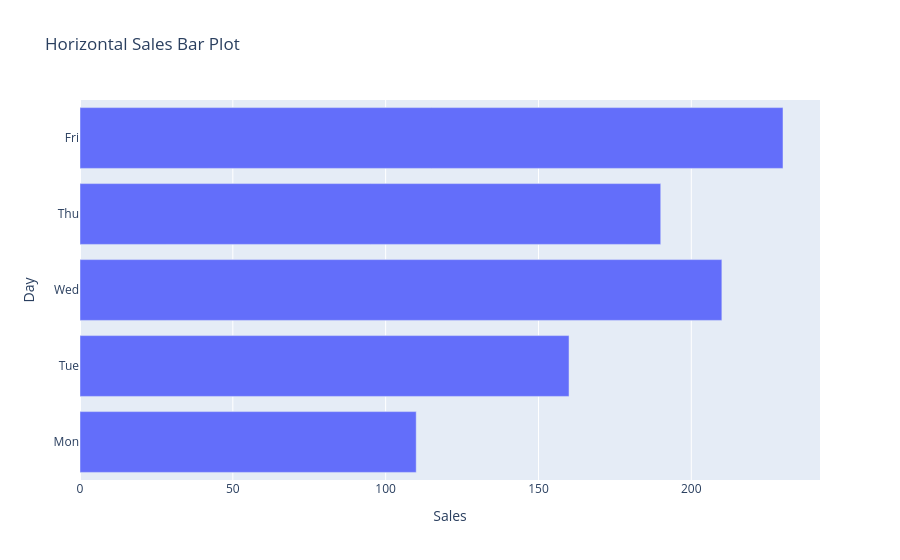

Here is the notebook cell this chart was saved with:
### Markdown cell above
### Example 4: Horizontal Bar Plot

### Code cell
fig = px.bar(
    df,
    x="Sales",
    y="Day",
    orientation="h",
    title="Horizontal Sales Bar Plot"
)
fig.show()

### Figure 1 — Plotly figure (JSON) as saved in the notebook; plotly's stock layout.template omitted (floating-point values rounded to 4 significant figures)
{"data": [{"hovertemplate": "Sales=%{x}<br>Day=%{y}<extra></extra>", "legendgroup": "", "marker": {"color": "#636efa", "pattern": {"shape": ""}}, "name": "", "orientation": "h", "showlegend": false, "textposition": "auto", "type": "bar", "x": [110, 160, 210, 190, 230], "xaxis": "x", "y": ["Mon", "Tue", "Wed", "Thu", "Fri"], "yaxis": "y"}], "layout": {"barmode": "relative", "legend": {"tracegroupgap": 0}, "title": {"text": "Horizontal Sales Bar Plot"}, "xaxis": {"anchor": "y", "domain": [0, 1], "title": {"text": "Sales"}}, "yaxis": {"anchor": "x", "domain": [0, 1], "title": {"text": "Day"}}}}
